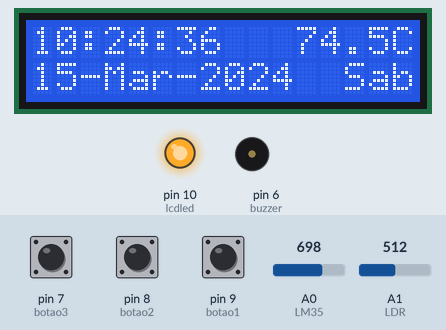
Recording of a sketch running on a simulated Arduino Uno, built with avr-gcc and run on an emulated ATmega328P. Parts: 16×2 character LCD, output pins drawn as LEDs (lit = HIGH), buzzer (waves = sounding, pin HIGH). Wiring (inferred from the names in the program): DS1307 clock at I2C address 0x68. The inputs (shaded band) are chosen by the test bench; at power-on: pin 7 (botao3) LOW, pin 8 (botao2) LOW, pin 9 (botao1) LOW, A0 (LM35) = 698, A1 (LDR) = 512. The local clock reads 2024-03-15 10:24:30 at power-on unless the sketch sets it.

Above: at 6.7 s.
6.8 s: pin 7 (botao3) pulled HIGH for 0.15 s
At 7.5 s:
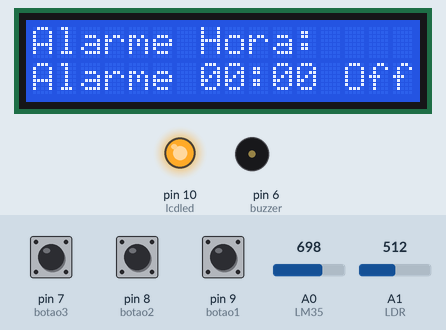
8.5 s: pin 8 (botao2) pulled HIGH for 3.2 s
At 12.9 s:
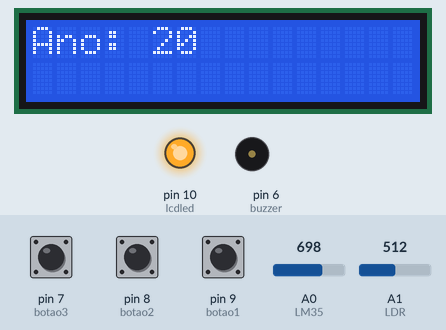
13.2 s: pin 8 (botao2) pulled HIGH for 0.15 s
At 14.1 s:
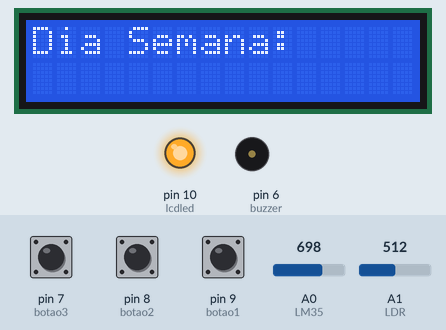
14.9 s: pin 9 (botao1) pulled HIGH for 3.2 s
At 19.0 s:
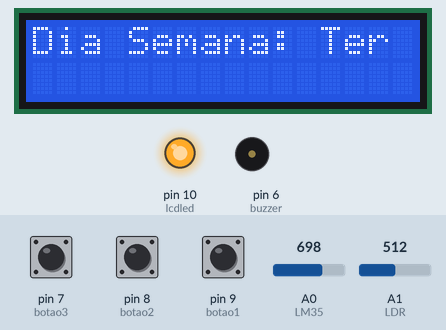
19.6 s: pin 8 (botao2) pulled HIGH for 1 s
At 21.4 s:
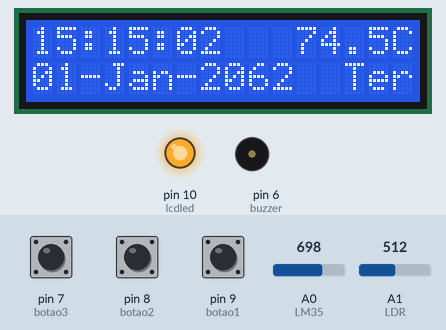
23.6 s: pin 8 (botao2) pulled HIGH for 0.15 s
At 25.0 s:
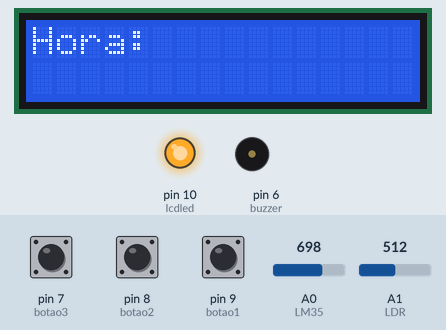
Timing chart, 0 to 26.6 s (numbered marks = the images above; inputs shaded):
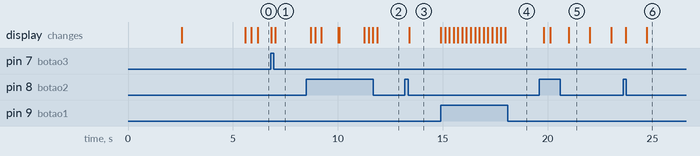

Measured:
- after the input at 6.8 s, the display: first changes at once (image 1 shows a later state)
- after the input at 8.5 s, the display: first changes after 0.21 s (image 2 shows a later state)
- after the input at 13.2 s, the display: changes after 0.21 s (image 3)
- after the input at 14.9 s, the display: first changes at once (image 4 shows a later state)
- after the input at 19.6 s, the display: first changes after 0.21 s (image 5 shows a later state)
- after the input at 23.6 s, the display: first changes after 0.13 s (image 6 shows a later state)
- what the display in image 5 shows lasts 1.0 s, from 21.0 s to 22.0 s

The sketch:

Relogio_com_temperatura_V3.0.ino
```cpp
/***************************************\
 **                                     **
 **   Relogio completo com termometro   **
 **             usando RTC              **
 **      Primeira grande montagem       **
 **                                     **
 \***************************************/


// carregando biblioteca para display e RTC
#include <LiquidCrystal.h>
#include "Wire.h"

// definindo o endereco I2C para o RTC
#define DS1307_ADDRESS 0x68

// especifica as portas para uso no display
LiquidCrystal lcd(12, 11, 5, 4, 3, 2);

// definindo a variavel para zerar o contador do RTC
byte zero = 0x00; //workaround for issue #527

// definindo variaveis numericas inteiras
// hora e calendario
int ajustesegundo = 0;
int ajusteminuto = -1;
int ajustehora = -1;
int ajustedia= 0;
int ajustemes = 0;
int ajusteano = 2014;

// alarme
int alarme = 0;
int alarmehora = 0;
int alarmeminuto = 0;
int alarmeajuste = 0;
int alarmemenu = 0;
int alarmeon = 0;
int alarmedisparo = 0;
int alarmedesliga = 1;
int alarmebuzzer = 0;
int soneca = 0;

// termometro
float adclido = 0;
float temperaturac = 0;
int lertemperatura = 1;
float temperaturas [32];

// ajustes e menu
int contadorsemana = 0;
int tempoajuste = 0;
int movimento = 0;
int saida = 0;
int tempomenu = 1;
int controle = 0;

// Luz do LCD
int ldrvalor = 0;
int ldrpwm = 0;
int ledpwm = 255;
int tempoluz = 0;
int ativaluz = 0;
int tempoluzbotao = 600;
int tempoluzenergia = 16;

// definindo constantes inteiras para portas Arduino
const int botao0 = 13;
const int lcdled = 10;
const int botao1 = 9;
const int botao2 = 8;
const int botao3 = 7;
const int buzzer = 6;
const int LDR = A1;
const int LM35 = A0;


// Definindo texto de caracteres
//char semana[]= " ";
//char semana[7]= {"Dom","Seg","Ter","Qua","Qui","Sex","Sab"};
char semana0[]= "Dom";
char semana1[]= "Seg";
char semana2[]= "Ter";
char semana3[]= "Qua";
char semana4[]= "Qui";
char semana5[]= "Sex";
char semana6[]= "Sab";

// Assinalando a variavel tempo como 32 bits
unsigned long tempo;


/********************************\
 **                              **
 **   Iniciando as Declaracoes   **
 **                              **
 \********************************/

// Declaracoes
void setup() {

  // void printDate(){
  // declarando a biblioteca Wire
  Wire.begin();

  // definindo modo dos pinos
  pinMode (botao1, INPUT);
  pinMode (botao2, INPUT);
  pinMode (botao3, INPUT);
  pinMode (lcdled, OUTPUT);
  pinMode (buzzer, OUTPUT);

  // definindo conteudo da variavel tempo
  tempo=0;

  // definindo comunicacao serial
  Serial.begin(9600);

  // especificando tensao de referencia das portas analogicas para o LM35
  analogReference(INTERNAL); //Se estiver usando Arduino Mega, use INTERNAL1V1

  // Acende backlight e dados do LCD
  analogWrite(lcdled, ledpwm);

  // tela de introducao LCD
  lcd.begin(16, 2);
  lcd.setCursor(0,0);
  lcd.print("  Data e hora ");
  lcd.setCursor(0,1);
  lcd.print("  com Arduino");
  delay (2500);
  lcd.clear();
  lcd.setCursor(0,0);
  lcd.print("   Versao 3.0");
  lcd.setCursor(0,1);
  lcd.print("   by Magneto");
  delay (3000);
  lcd.clear();
}


/********************************\
 **                              **
 **    Iniciando o programa      **
 **                              **
 \********************************/

// Programa
void loop() {

  // lendo posicao dos botoes
  movimento = digitalRead(botao1);
  saida = digitalRead(botao2);
  alarme = digitalRead(botao3);

  // Reset the register pointer
  Wire.beginTransmission(DS1307_ADDRESS);
  Wire.write(zero);
  Wire.endTransmission();

  Wire.requestFrom(DS1307_ADDRESS, 7);

  // carregando as variaveis com informacao do RTC
  int segundo = bcdToDec(Wire.read());
  int minuto = bcdToDec(Wire.read());
  int hora = bcdToDec(Wire.read() & 0b111111); //24 hour time
  int weekDay = bcdToDec(Wire.read()); //0-6 -> sunday - Saturday
  int dia = bcdToDec(Wire.read());
  int mes = bcdToDec(Wire.read());
  int ano = bcdToDec(Wire.read());

  // Indo para rotina do termometro
  termometro();

  // Indo para rotina de iluminacao do display
  if(ativaluz == 0) luzdisplay();
  analogWrite(lcdled, ledpwm);

  //Configura a hora e calendario
  if (tempoajuste == 1 && tempomenu > 0) {
    if (saida == HIGH) {
      saitempoajuste();
    }
    switch (tempomenu) {
      case (1):
      entrahora();
      break;
      case (2):
      entraminuto();
      break;
      case (3):
      entradia();
      break;
      case (4):
      entrames();
      break;
      case (5):
      entraano();
      break;
      case (6):
      entrasemana();
      break;
    }
  }

  //Configura o alarme
  if (alarmeajuste == 1 && alarmemenu > 0) {
    analogWrite(lcdled, 255);
    if (saida == HIGH) {
      saialarmeajuste();
    }
    switch (alarmemenu) {
      case (1):
      entraalarmehora();
      break;
      case (2):
      entraalarmeminuto();
      break;
      case (3):
      entraalarmeon();
      break;
    }
  }

  // Chave de selecao de calculo ou ajuste
  if(tempoajuste == 0 && alarmeajuste == 0) {

    // Imprimindo no Display
    imprimindodados();

    // Habilitando entrada no ajuste de tempo
    if(saida == HIGH) {
      controle++;
    }

    if(controle > 100) {
      lcd.clear();
      delay(1000);
      tempoajuste=1;
      tempomenu=1;
      controle=0;
    }

    // Acende a luz do display
    if(movimento == HIGH || saida == HIGH) {
      tempoluz=1;
      ativaluz=1;
    }

    if(ativaluz == 1) {
      acendedisplay();
    }

    // Ajuste do alarme
    if (alarme == HIGH) {
      lcd.clear();
      delay(200);
      alarmeajuste=1;
      alarmemenu=1;
    }

    // Disparo, soneca e desligamento do alarme
    if (hora == alarmehora && minuto == alarmeminuto && alarmeon == 1) {
      disparaalarme();
    }
    else digitalWrite(buzzer, LOW);

    // Repique do disparo para mais 2 minutos da hora original
    if (hora == alarmehora &&
      minuto == alarmeminuto+1 &&
      alarmeon == 1 &&
      alarmedesliga == 0 &&
      segundo == 1) {

      alarmeminuto = alarmeminuto + 2;
      if(alarmeminuto > 59) {
        alarmeminuto = alarmeminuto - 59;
        alarmehora++;
      }
    }

    // Desliga temporizador da Luz
    if (ativaluz == 1 && tempoluz >= tempoluzbotao) {
      ativaluz=0;
      tempoluz=0;
    }
  }

  // incrementa o valor do indice da matriz em 1
  lertemperatura++;

  // degub na tela via USB
  // debugnatela();

}

/**********************************\
 **                               **
 ** Definindo Rotinas do programa **
 **                               **
 \*********************************/

byte decToBcd(byte val){
  // Convert normal decimal numbers to binary coded decimal
  return ( (val/10*16) + (val%10) );
}

byte bcdToDec(byte val)  {
  // Convert binary coded decimal to normal decimal numbers
  return ( (val/16*10) + (val%16) );
}


void termometro() { // Leitura do termometro

    if(lertemperatura > 29) lertemperatura = 0;

  adclido = analogRead(LM35);
  temperaturas[lertemperatura] = (adclido * ((1.1/1023)*100)) - 0.5; // equiparar multimetro com prototipo
//  temperaturas[lertemperatura] = (adclido * ((1.1/1023)*100)) - 0.8; // equiparar multimetro com projeto caixa

  temperaturas[31]  = ( temperaturas[0]   + temperaturas[1]  + temperaturas[2]
    + temperaturas[3]  + temperaturas[4]  + temperaturas[5]  + temperaturas[6]
    + temperaturas[7]  + temperaturas[8]  + temperaturas[9]  + temperaturas[10]
    + temperaturas[11] + temperaturas[12] + temperaturas[13] + temperaturas[14]
    + temperaturas[15] + temperaturas[16] + temperaturas[17] + temperaturas[18]
    + temperaturas[19] + temperaturas[20] + temperaturas[21] + temperaturas[22]
    + temperaturas[23] + temperaturas[24] + temperaturas[25] + temperaturas[26]
    + temperaturas[27] + temperaturas[28] + temperaturas[29]) / 30;

  temperaturac = temperaturas[31];
}

void luzdisplay() { //luz do display

    ldrvalor = analogRead(LDR);
  //ledpwm=(ldrvalor / 4.01176470588235);
  //ldrpwm = (ldrvalor * 1023) / 1100;

  if(ldrvalor > 500) {
    ledpwm=255;
  }

  if(ldrvalor < 50) {
    ledpwm=0;
  }

  if(ldrvalor > 49 && ldrvalor < 501) {
    ledpwm = ldrvalor / 2;
  }
}

void acendedisplay () { // Rotina de acendimento do Display (anytime)

  if(tempoluz < tempoluzbotao) {
    ledpwm=255;
    tempoluz++;
  }
}

void entrahora () { // Rotina de Ajuste de horas

  lcd.setCursor(0,0);
  lcd.print("Hora: ");

  if(movimento == HIGH) {
    ajustehora++;
    if(ajustehora > 23) {
      ajustehora=0;
    }

    lcd.setCursor(6,0);
    lcd.print(ajustehora);
    lcd.print("       ");
    delay(200);
  }
}

void entraminuto () { // Rotina de Ajuste de minutos

  lcd.setCursor(0,0);
  lcd.print("Minuto: ");

  if(movimento == HIGH) {
    ajusteminuto++;
    if(ajusteminuto > 59) {
      ajusteminuto=0;
    }

    lcd.setCursor(8,0);
    lcd.print(ajusteminuto);
    lcd.print("       ");
    delay(200);
  }
}


void entradia () { // Rotina de Ajuste dia do mes

  lcd.setCursor(0,0);
  lcd.print("Dia: ");

  if(movimento == HIGH) {
    ajustedia++;
    if(ajustedia > 31) {
      ajustedia=1;
    }

    lcd.setCursor(5,0);
    lcd.print(ajustedia);
    lcd.print("       ");
    delay(200);
  }
}

void entrames () { // Rotina de Ajuste do mes

    lcd.setCursor(0,0);
  lcd.print("Mes: ");

  if(movimento == HIGH) {
    ajustemes++;
    if(ajustemes > 12) {
      ajustemes=1;
    }

    lcd.setCursor(5,0);
    lcd.print(ajustemes);
    lcd.print("       ");
    delay(200);
  }
}

void entraano () { // Rotina de Ajuste do ano

    lcd.setCursor(0,0);
  lcd.print("Ano: 20");

  if(movimento == HIGH) {
    ajusteano++;
    if(ajusteano > 20) {
      ajusteano=15;
    }

    lcd.setCursor(7,0);
    lcd.print(ajusteano);
    lcd.print("       ");
    delay(200);
  }
}

void entrasemana () {  // Rotina de Ajuste do dia da semana

    lcd.setCursor(0,0);
  lcd.print("Dia Semana: ");

  if(movimento == HIGH) {
    contadorsemana++;
    if(contadorsemana > 6) {
      contadorsemana=0;
    }

    lcd.setCursor(12,0);

    if(contadorsemana == 0) {
      lcd.print(semana0);
      lcd.print("       ");
      delay(200);
    }

    if(contadorsemana == 1) {
      lcd.print(semana1);
      lcd.print("       ");
      delay(200);
    }

    if(contadorsemana == 2) {
      lcd.print(semana2);
      lcd.print("       ");
      delay(200);
    }

    if(contadorsemana == 3) {
      lcd.print(semana3);
      lcd.print("       ");
      delay(200);
    }

    if(contadorsemana == 4) {
      lcd.print(semana4);
      lcd.print("       ");
      delay(200);
    }

    if(contadorsemana == 5) {
      lcd.print(semana5);
      lcd.print("       ");
      delay(200);
    }

    if(contadorsemana == 6) {
      lcd.print(semana6);
      lcd.print("       ");
      delay(200);
    }
  }

}

void saitempoajuste () {  // Rotina de saida menu ajuste

    tempomenu++;
  delay(200);

  if(tempoajuste == 1) {
    lcd.clear();
  }

  if(tempomenu > 6) {
    tempomenu=0;
    tempoajuste=0;
    setDateTime();
  }
}

void setDateTime() {

  byte segundo = ajustesegundo;
  byte minuto = ajusteminuto;
  byte hora = ajustehora;
  byte weekDay = contadorsemana;
  byte dia = ajustedia;
  byte mes = ajustemes;
  byte ano  = ajusteano;

  Wire.beginTransmission(DS1307_ADDRESS);
  Wire.write(zero); //stop Oscillator

  Wire.write(decToBcd(segundo));
  Wire.write(decToBcd(minuto));
  Wire.write(decToBcd(hora));
  Wire.write(decToBcd(weekDay));
  Wire.write(decToBcd(dia));
  Wire.write(decToBcd(mes));
  Wire.write(decToBcd(ano));

  Wire.write(zero); //start

  Wire.endTransmission();

}


void entraalarmehora() { // Rotina de hora do alarme

  lcd.setCursor(0,1);
  lcd.print("Alarme ");
  if(alarmehora < 10) {
    lcd.print("0");
    lcd.print(alarmehora);
  }
  else lcd.print(alarmehora);

  lcd.print(":");
  if(alarmeminuto < 10) {
    lcd.print("0");
    lcd.print(alarmeminuto);
  }
  else lcd.print(alarmeminuto);

  lcd.print(" ");
  if(alarmeon == 1) {
    lcd.print("On ");
  }
  else lcd.print("Off");

  lcd.setCursor(0,0);
  lcd.print("Alarme Hora: ");
  //  lcd.setCursor(0,1);
  //  lcd.print("                ");
  if(movimento == HIGH) {
    alarmehora++;
    if(alarmehora > 23) {
      alarmehora=0;
    }

    lcd.setCursor(13,0);
    lcd.print(alarmehora);
    lcd.print("       ");
    delay(200);
  }
}

void entraalarmeminuto() { // Rotina de minuto do alarme

  lcd.setCursor(0,1);
  lcd.print("Alarme ");
  if(alarmehora < 10) {
    lcd.print("0");
    lcd.print(alarmehora);
  }
  else lcd.print(alarmehora);

  lcd.print(":");
  if(alarmeminuto < 10) {
    lcd.print("0");
    lcd.print(alarmeminuto);
  }
  else lcd.print(alarmeminuto);

  lcd.print(" ");
  if(alarmeon == 1) {
    lcd.print("On ");
  }
  else lcd.print("Off");

  lcd.setCursor(0,0);
  lcd.print("Alarme Min: ");
  //  lcd.setCursor(0,1);
  //  lcd.print("                ");

  if(movimento == HIGH) {
    alarmeminuto++;
    if(alarmeminuto > 59) {
      alarmeminuto=0;
    }

    lcd.setCursor(12,0);
    lcd.print(alarmeminuto);
    lcd.print("       ");
    delay(200);
  }
}

void entraalarmeon() { // Rotina de alarme On - Off

  lcd.setCursor(0,1);
  lcd.print("Alarme ");
  if(alarmehora < 10) {
    lcd.print("0");
    lcd.print(alarmehora);
  }
  else lcd.print(alarmehora);

  lcd.print(":");
  if(alarmeminuto < 10) {
    lcd.print("0");
    lcd.print(alarmeminuto);
  }
  else lcd.print(alarmeminuto);

  lcd.print(" ");
  if(alarmeon == 1) {
    lcd.print("On ");
  }
  else lcd.print("Off");

  lcd.setCursor(0,0);
  lcd.print("Alarme: ");
  //  lcd.setCursor(0,1);
  //  lcd.print("                ");

  if(movimento == HIGH) {
    alarmeon++;
    if(alarmeon > 1) {
      alarmeon=0;
    }

    if(alarmeon == 1) {
      lcd.setCursor(8,0);
      lcd.print("On     ");
    }

    if(alarmeon == 0) {
      lcd.setCursor(8,0);
      lcd.print("Off    ");
    }

    delay(200);
  }
}

void saialarmeajuste () {  // Rotina de saida menu ajuste alarme

    alarmemenu++;
  delay(200);

  if(alarmeajuste == 1) {
    lcd.clear();
  }

  if(alarmemenu > 3) {
    alarmemenu=0;
    alarmeajuste=0;
  }
}

void disparaalarme () { // Rotina de disparo do alarme

    alarmedisparo=1;
  alarmebuzzer++;
  if(alarmebuzzer > 150) {
    alarmebuzzer=0;
  }
  if(alarmebuzzer >= 0 && alarmebuzzer < 51) {
    analogWrite(buzzer, 200);
  }
  if(alarmebuzzer >= 50 && alarmebuzzer < 101) {
    analogWrite(buzzer, 50);
  }
  if(alarmebuzzer >= 100 && alarmebuzzer < 151) {
    analogWrite(buzzer, 100);
  }

  if(movimento == HIGH || saida == HIGH){
    digitalWrite (buzzer, LOW);
    soneca++;
    if(soneca > 2) { // desligamento do alarme
      soneca=0;
      alarmedisparo=0;
      alarmedesliga=1;
      alarmeon=0;
    }

    else { // soneca do alarme
      alarmeminuto = alarmeminuto + 9;
      if(alarmeminuto > 59){
        alarmeminuto = alarmeminuto - 59;
        alarmehora++;
      }
    }
  }
  if(movimento == LOW && saida == LOW) {
    alarmedesliga=0;
  }
}

void imprimindodados() {

  // Reset the register pointer
  Wire.beginTransmission(DS1307_ADDRESS);
  Wire.write(zero);
  Wire.endTransmission();

  Wire.requestFrom(DS1307_ADDRESS, 7);

  // carregando as variaveis de tempo
  int segundo = bcdToDec(Wire.read());
  int minuto = bcdToDec(Wire.read());
  int hora = bcdToDec(Wire.read() & 0b111111); //24 hour time
  int weekDay = bcdToDec(Wire.read()); //0-6 -> sunday - Saturday
  int dia = bcdToDec(Wire.read());
  int mes = bcdToDec(Wire.read());
  int ano = bcdToDec(Wire.read());

  if(dia < 10) {
    lcd.setCursor(0,1);
    lcd.print("0");
    lcd.print(dia);
    lcd.print("-");
  }
  else {
    lcd.setCursor(0,1);
    lcd.print(dia);
    lcd.print("-");
  }

  lcd.setCursor(3,1);
  if(mes == 1) lcd.print("Jan");
  if(mes == 2) lcd.print("Fev");
  if(mes == 3) lcd.print("Mar");
  if(mes == 4) lcd.print("Abr");
  if(mes == 5) lcd.print("Mai");
  if(mes == 6) lcd.print("Jun");
  if(mes == 7) lcd.print("Jul");
  if(mes == 8) lcd.print("Ago");
  if(mes == 9) lcd.print("Set");
  if(mes == 10) lcd.print("Out");
  if(mes == 11) lcd.print("Nov");
  if(mes == 12) lcd.print("Dez");
  lcd.setCursor(6,1);
  lcd.print("-");

  lcd.setCursor(7,1);
  lcd.print("20");
  lcd.print(ano);
  lcd.print("  ");

  lcd.setCursor(13,1);
  if(weekDay == 0) {
    lcd.print(semana0);
  }
  else {
    if(weekDay == 1) {
      lcd.print(semana1);
    }
    else {
      if(weekDay == 2) {
        lcd.print(semana2);
      }
      else {
        if(weekDay == 3) {
          lcd.print(semana3);
        }
        else {
          if(weekDay == 4) {
            lcd.print(semana4);
          }
          else {
            if(weekDay == 5) {
              lcd.print(semana5);
            }
            else {
              if(weekDay == 6) {
                lcd.print(semana6);
              }
            }
          }
        }
      }
    }
  }

  if(hora < 10) {
    lcd.setCursor(0,0);
    lcd.print("0");
    lcd.print(hora);
    lcd.print(":");
  }
  else {
    lcd.setCursor(0,0);
    lcd.print(hora);
    lcd.print(":");
  }
  if(minuto < 10) {
    lcd.setCursor(3,0);
    lcd.print("0");
    lcd.print(minuto);
    lcd.print(":");
  }
  else {
    lcd.setCursor(3,0);
    lcd.print(minuto);
    lcd.print(":");
  }
  if(segundo < 10) {
    lcd.setCursor(6,0);
    lcd.print("0");
    lcd.print(segundo);
    lcd.print("   ");
  }
  else {
    lcd.setCursor(6,0);
    lcd.print(segundo);
    lcd.print("   ");
  }

  if(alarmeon == 1) {
    lcd.setCursor(9,0);
    lcd.print("A");
  }
  else {
    lcd.setCursor(9,0);
    lcd.print(" ");
  }

  lcd.setCursor(11,0);
  lcd.print(temperaturac);
  lcd.setCursor(15,0);
  lcd.print("C");
}

void debugnatela() {

  //Serial.print("Valor Menu:");
  //Serial.print(tempomenu);
  //Serial.print(" Contador: ");
  //Serial.print(contadorsemana);
  //Serial.print(" Ajuste: ");
  //Serial.print(tempoajuste);
  //Serial.print(" Controle: ");
  //Serial.print(controle);
  //Serial.print(" PWM LDR: ");
  //Serial.print(ledpwm);
  //Serial.print(" Valor LDR: ");
  //Serial.print(ldrvalor);
  //Serial.print(" Luz: ");
  //Serial.print(ativaluz);
  //Serial.print(" Tempo Luz: ");
  //Serial.print(tempoluz);
  //Serial.print(" energia temporario 1: ");
  //Serial.print(energiatemp1);
  //Serial.print(" energia temporario 2: ");
  //Serial.print(energiatemp2);
  //Serial.print(" energia: ");
  //Serial.print(energia);
  //Serial.print(" indice: ");
  //Serial.print(indice);
  //Serial.print(" soma temperatura: ");
  //Serial.print(somatemperatura);
  //Serial.print(" temperatura1: ");
  //Serial.print(matriztemperatura[1]);
  //Serial.print(" temperatura2: ");
  //Serial.print(matriztemperatura[2]);
  //Serial.print(" temperatura3: ");
  //Serial.print(matriztemperatura[3]);
  //Serial.println("  ");
  //delay(50);
}
```
